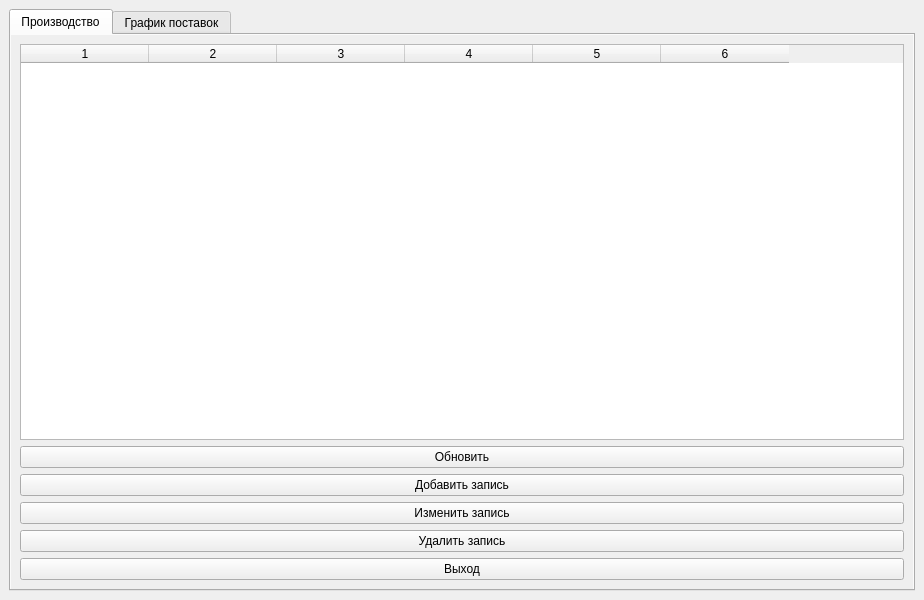
<?xml version="1.0" encoding="UTF-8"?>
<ui version="4.0">
 <class>MainWindow</class>
 <widget class="QMainWindow" name="MainWindow">
  <property name="enabled">
   <bool>true</bool>
  </property>
  <property name="geometry">
   <rect>
    <x>0</x>
    <y>0</y>
    <width>924</width>
    <height>600</height>
   </rect>
  </property>
  <property name="sizePolicy">
   <sizepolicy hsizetype="Preferred" vsizetype="Preferred">
    <horstretch>0</horstretch>
    <verstretch>0</verstretch>
   </sizepolicy>
  </property>
  <property name="baseSize">
   <size>
    <width>800</width>
    <height>600</height>
   </size>
  </property>
  <property name="windowTitle">
   <string>Промышленное производство</string>
  </property>
  <property name="animated">
   <bool>true</bool>
  </property>
  <widget class="QWidget" name="centralwidget">
   <layout class="QVBoxLayout" name="verticalLayout">
    <item>
     <widget class="QTabWidget" name="tabWidget">
      <property name="sizePolicy">
       <sizepolicy hsizetype="MinimumExpanding" vsizetype="Expanding">
        <horstretch>0</horstretch>
        <verstretch>0</verstretch>
       </sizepolicy>
      </property>
      <property name="currentIndex">
       <number>0</number>
      </property>
      <widget class="QWidget" name="tab">
       <property name="autoFillBackground">
        <bool>true</bool>
       </property>
       <attribute name="title">
        <string>Производство</string>
       </attribute>
       <layout class="QVBoxLayout" name="verticalLayout_2">
        <item>
         <widget class="QTableWidget" name="tableWidget_1">
          <property name="sizePolicy">
           <sizepolicy hsizetype="Minimum" vsizetype="Minimum">
            <horstretch>0</horstretch>
            <verstretch>0</verstretch>
           </sizepolicy>
          </property>
          <property name="tabletTracking">
           <bool>false</bool>
          </property>
          <property name="contextMenuPolicy">
           <enum>Qt::DefaultContextMenu</enum>
          </property>
          <property name="lineWidth">
           <number>1</number>
          </property>
          <property name="sizeAdjustPolicy">
           <enum>QAbstractScrollArea::AdjustIgnored</enum>
          </property>
          <property name="editTriggers">
           <set>QAbstractItemView::NoEditTriggers</set>
          </property>
          <property name="dragEnabled">
           <bool>false</bool>
          </property>
          <property name="columnCount">
           <number>6</number>
          </property>
          <attribute name="horizontalHeaderVisible">
           <bool>true</bool>
          </attribute>
          <attribute name="horizontalHeaderCascadingSectionResizes">
           <bool>true</bool>
          </attribute>
          <attribute name="horizontalHeaderDefaultSectionSize">
           <number>128</number>
          </attribute>
          <attribute name="horizontalHeaderHighlightSections">
           <bool>true</bool>
          </attribute>
          <attribute name="verticalHeaderVisible">
           <bool>false</bool>
          </attribute>
          <attribute name="verticalHeaderCascadingSectionResizes">
           <bool>true</bool>
          </attribute>
          <attribute name="verticalHeaderHighlightSections">
           <bool>true</bool>
          </attribute>
          <attribute name="verticalHeaderShowSortIndicator" stdset="0">
           <bool>false</bool>
          </attribute>
          <column/>
          <column/>
          <column/>
          <column/>
          <column/>
          <column/>
         </widget>
        </item>
        <item>
         <widget class="QPushButton" name="Refresh">
          <property name="text">
           <string>Обновить</string>
          </property>
         </widget>
        </item>
        <item>
         <widget class="QPushButton" name="AddLine">
          <property name="text">
           <string>Добавить запись</string>
          </property>
         </widget>
        </item>
        <item>
         <widget class="QPushButton" name="ChangeLine">
          <property name="text">
           <string>Изменить запись</string>
          </property>
         </widget>
        </item>
        <item>
         <widget class="QPushButton" name="Remove_Line">
          <property name="text">
           <string>Удалить запись</string>
          </property>
         </widget>
        </item>
        <item>
         <widget class="QPushButton" name="Exit">
          <property name="text">
           <string>Выход</string>
          </property>
         </widget>
        </item>
       </layout>
      </widget>
      <widget class="QWidget" name="tab_2">
       <property name="autoFillBackground">
        <bool>true</bool>
       </property>
       <attribute name="title">
        <string>График поставок</string>
       </attribute>
       <layout class="QHBoxLayout" name="horizontalLayout_3">
        <item>
         <widget class="QCalendarWidget" name="Calendar"/>
        </item>
        <item>
         <widget class="QTableWidget" name="tableWidget_2"/>
        </item>
       </layout>
      </widget>
     </widget>
    </item>
   </layout>
  </widget>
 </widget>
 <resources/>
 <connections/>
</ui>
